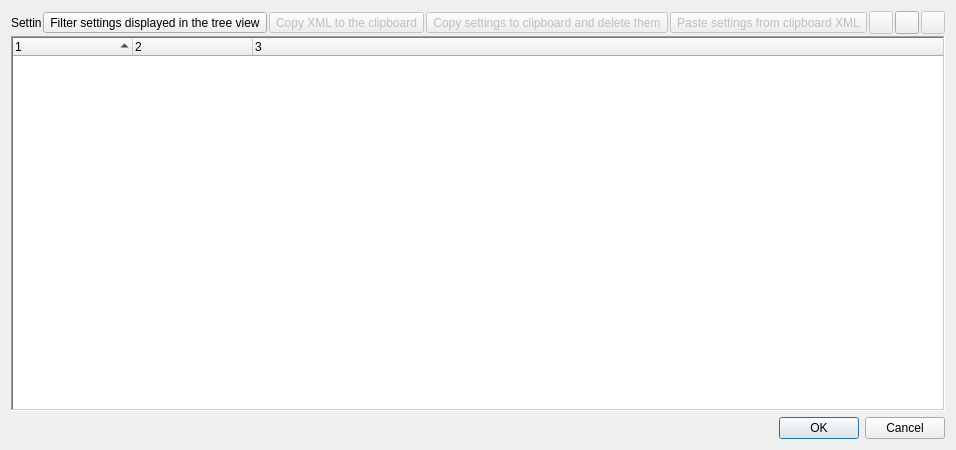
<?xml version="1.0" encoding="UTF-8"?>
<ui version="4.0">
 <class>DialogSettings</class>
 <widget class="QDialog" name="DialogSettings">
  <property name="geometry">
   <rect>
    <x>0</x>
    <y>0</y>
    <width>650</width>
    <height>450</height>
   </rect>
  </property>
  <property name="sizePolicy">
   <sizepolicy hsizetype="Expanding" vsizetype="Expanding">
    <horstretch>0</horstretch>
    <verstretch>0</verstretch>
   </sizepolicy>
  </property>
  <property name="windowTitle">
   <string>Profile Settings</string>
  </property>
  <layout class="QVBoxLayout" name="verticalLayout_6">
   <item>
    <layout class="QHBoxLayout" name="horizontalLayout" stretch="0">
     <property name="spacing">
      <number>4</number>
     </property>
     <item>
      <widget class="QSplitter" name="splitter">
       <property name="orientation">
        <enum>Qt::Horizontal</enum>
       </property>
       <property name="handleWidth">
        <number>3</number>
       </property>
       <property name="childrenCollapsible">
        <bool>false</bool>
       </property>
       <widget class="QWidget" name="layoutWidget">
        <layout class="QVBoxLayout" name="verticalLayout">
         <property name="spacing">
          <number>2</number>
         </property>
         <item>
          <layout class="QHBoxLayout" name="plusMinusLayout" stretch="1,0,0,0,0,0,0,0,0">
           <property name="spacing">
            <number>2</number>
           </property>
           <item>
            <widget class="QLabel" name="labelSettings">
             <property name="sizePolicy">
              <sizepolicy hsizetype="Expanding" vsizetype="Preferred">
               <horstretch>0</horstretch>
               <verstretch>0</verstretch>
              </sizepolicy>
             </property>
             <property name="minimumSize">
              <size>
               <width>30</width>
               <height>0</height>
              </size>
             </property>
             <property name="text">
              <string>Settings:</string>
             </property>
            </widget>
           </item>
           <item>
            <spacer name="horizontalSpacer_2">
             <property name="orientation">
              <enum>Qt::Horizontal</enum>
             </property>
             <property name="sizeHint" stdset="0">
              <size>
               <width>40</width>
               <height>20</height>
              </size>
             </property>
            </spacer>
           </item>
           <item>
            <widget class="QToolButton" name="filterSetting">
             <property name="text">
              <string>Filter settings displayed in the tree view</string>
             </property>
             <property name="icon">
              <iconset resource="mudder.qrc">
               <normaloff>:/icons/list_filter</normaloff>:/icons/list_filter</iconset>
             </property>
             <property name="popupMode">
              <enum>QToolButton::InstantPopup</enum>
             </property>
            </widget>
           </item>
           <item>
            <widget class="QToolButton" name="copySetting">
             <property name="enabled">
              <bool>false</bool>
             </property>
             <property name="text">
              <string>Copy XML to the clipboard</string>
             </property>
             <property name="icon">
              <iconset resource="mudder.qrc">
               <normaloff>:/icons/copy</normaloff>:/icons/copy</iconset>
             </property>
             <property name="popupMode">
              <enum>QToolButton::InstantPopup</enum>
             </property>
            </widget>
           </item>
           <item>
            <widget class="QToolButton" name="cutSetting">
             <property name="enabled">
              <bool>false</bool>
             </property>
             <property name="text">
              <string>Copy settings to clipboard and delete them</string>
             </property>
             <property name="icon">
              <iconset resource="mudder.qrc">
               <normaloff>:/icons/cut</normaloff>:/icons/cut</iconset>
             </property>
             <property name="popupMode">
              <enum>QToolButton::InstantPopup</enum>
             </property>
            </widget>
           </item>
           <item>
            <widget class="QToolButton" name="pasteSetting">
             <property name="enabled">
              <bool>false</bool>
             </property>
             <property name="text">
              <string>Paste settings from clipboard XML</string>
             </property>
             <property name="icon">
              <iconset resource="mudder.qrc">
               <normaloff>:/icons/paste</normaloff>:/icons/paste</iconset>
             </property>
             <property name="popupMode">
              <enum>QToolButton::InstantPopup</enum>
             </property>
            </widget>
           </item>
           <item>
            <widget class="QToolButton" name="editSetting">
             <property name="enabled">
              <bool>false</bool>
             </property>
             <property name="icon">
              <iconset resource="mudder.qrc">
               <normaloff>:/icons/list_edit</normaloff>:/icons/list_edit</iconset>
             </property>
             <property name="popupMode">
              <enum>QToolButton::InstantPopup</enum>
             </property>
            </widget>
           </item>
           <item>
            <widget class="QToolButton" name="addSetting">
             <property name="icon">
              <iconset resource="mudder.qrc">
               <normaloff>:/icons/list_add</normaloff>:/icons/list_add</iconset>
             </property>
             <property name="popupMode">
              <enum>QToolButton::InstantPopup</enum>
             </property>
            </widget>
           </item>
           <item>
            <widget class="QToolButton" name="deleteSetting">
             <property name="enabled">
              <bool>false</bool>
             </property>
             <property name="icon">
              <iconset resource="mudder.qrc">
               <normaloff>:/icons/list_remove</normaloff>:/icons/list_remove</iconset>
             </property>
            </widget>
           </item>
          </layout>
         </item>
         <item>
          <widget class="QTreeWidget" name="settings">
           <property name="sizePolicy">
            <sizepolicy hsizetype="Preferred" vsizetype="Expanding">
             <horstretch>0</horstretch>
             <verstretch>0</verstretch>
            </sizepolicy>
           </property>
           <property name="minimumSize">
            <size>
             <width>100</width>
             <height>0</height>
            </size>
           </property>
           <property name="frameShape">
            <enum>QFrame::WinPanel</enum>
           </property>
           <property name="editTriggers">
            <set>QAbstractItemView::NoEditTriggers</set>
           </property>
           <property name="selectionMode">
            <enum>QAbstractItemView::MultiSelection</enum>
           </property>
           <property name="iconSize">
            <size>
             <width>16</width>
             <height>16</height>
            </size>
           </property>
           <property name="sortingEnabled">
            <bool>true</bool>
           </property>
           <property name="columnCount">
            <number>3</number>
           </property>
           <attribute name="headerMinimumSectionSize">
            <number>120</number>
           </attribute>
           <column>
            <property name="text">
             <string notr="true">1</string>
            </property>
           </column>
           <column>
            <property name="text">
             <string notr="true">2</string>
            </property>
           </column>
           <column>
            <property name="text">
             <string notr="true">3</string>
            </property>
           </column>
          </widget>
         </item>
        </layout>
       </widget>
      </widget>
     </item>
    </layout>
   </item>
   <item>
    <widget class="QDialogButtonBox" name="buttonBox">
     <property name="orientation">
      <enum>Qt::Horizontal</enum>
     </property>
     <property name="standardButtons">
      <set>QDialogButtonBox::Cancel|QDialogButtonBox::Ok</set>
     </property>
    </widget>
   </item>
  </layout>
 </widget>
 <tabstops>
  <tabstop>settings</tabstop>
  <tabstop>editSetting</tabstop>
  <tabstop>addSetting</tabstop>
  <tabstop>deleteSetting</tabstop>
  <tabstop>buttonBox</tabstop>
 </tabstops>
 <resources>
  <include location="mudder.qrc"/>
 </resources>
 <connections/>
 <slots>
  <slot>buttonBox_clicked(QAbstractButton*)</slot>
 </slots>
</ui>
